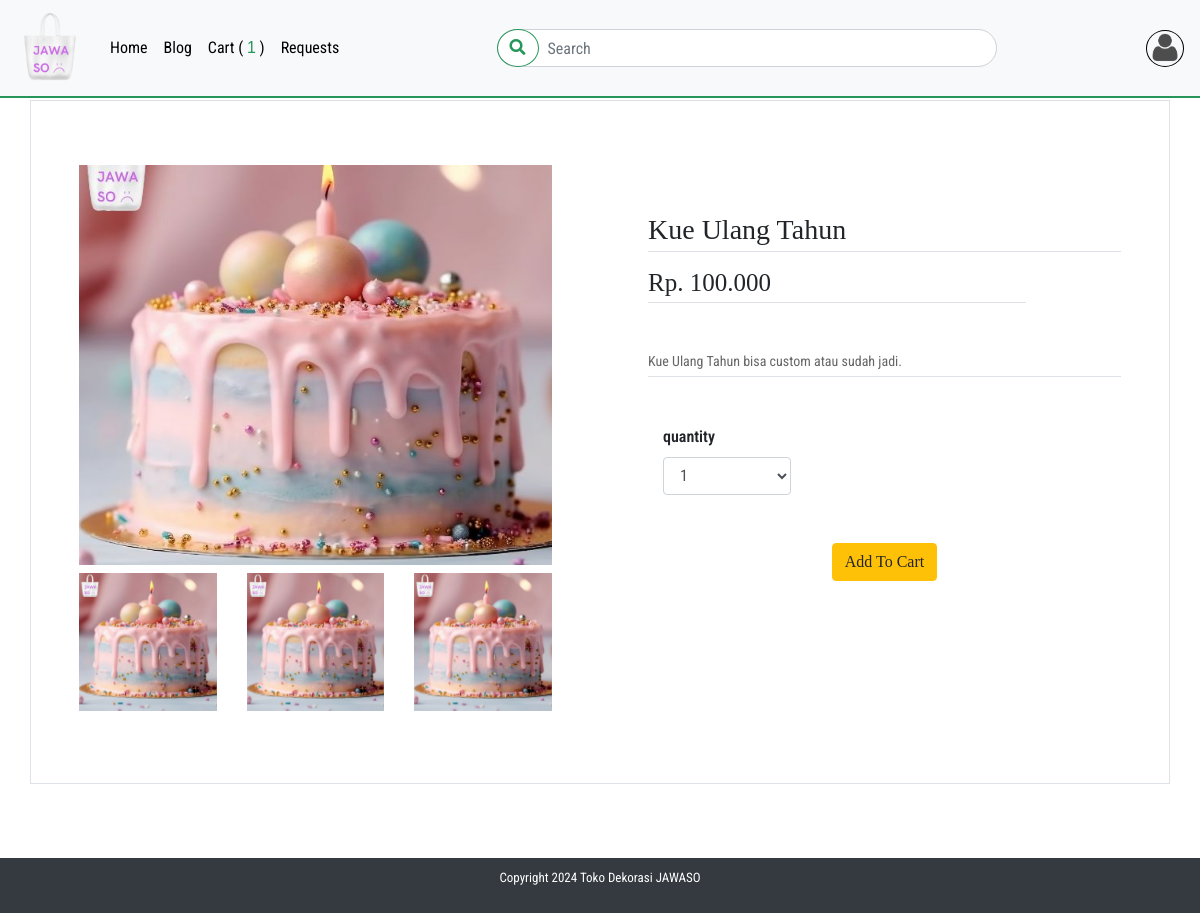
Page /product_profile/profile.php?pId=1 (signed in) on the committed database.
### tables this page shows
CREATE TABLE `customers` (
  `id` int(11) NOT NULL,
  `name` varchar(20) NOT NULL,
  `email` varchar(50) NOT NULL,
  `password` varchar(12) NOT NULL,
  `phone` varchar(12) NOT NULL,
  `address` varchar(256) NOT NULL,
  `image_user` text DEFAULT 'pp.png',
  `tgl_lahir` date DEFAULT NULL
);

CREATE TABLE `product` (
  `id` int(11) NOT NULL,
  `image` text NOT NULL,
  `image2` text NOT NULL,
  `image3` text NOT NULL,
  `title` varchar(50) NOT NULL,
  `descriptions` varchar(255) NOT NULL,
  `price` int(11) NOT NULL,
  `categoryId` int(11) NOT NULL,
  `stok` int(11) NOT NULL
);

### init.php (called while the page is built)
<?php
$root_path = "/serkom";

### product_profile/profile.php (the view, shortened to what this page needs)
<?php
include_once  "../init.php";
include "../genral/config.php";
include "../genral/functions.php";
if(isset($_GET['pId'])){
    $id = $_GET['pId'];
    $select = "SELECT * FROM product where id = $id";
    $sr = mysqli_query($connectSQL , $select);
    $row = mysqli_fetch_assoc($sr);
    $namePro = $row['title'];
    $descriptionsyR = $row['descriptions'];
    $imageR = $row['image'];
    $imageR2 = $row['image2'];
    $imageR3 = $row['image3'];
    $priceR = number_format($row['price'], 0, ',', '.');
    }
    include "../shared/header.php";
 include "../shared/nav.php";
?>
<div class="Product_profile">
    <div class="container py-3 border mb-4">
        <div class="row">
            <div class="col-md-6 p-md-5">
            <div class="collection-image gallery">
        <div class="row"  >
          <div class="col-12 ">
              <img class="image_top" src="../dashboard/product/upload/<?php echo $imageR ?>" alt="image">
          </div>
          <div class="col-4 py-2">
            <img src="../dashboard/product/upload/<?php echo $imageR ?>" alt="image">
          </div>
          <div class="col-4 py-2">
            <img src="../dashboard/product/upload/<?php echo $imageR2 ?>" alt="image">
          </div>
          <div class="col-4 py-2">
            <img src="../dashboard/product/upload/<?php echo $imageR3 ?>" alt="image">
          </div>
        </div>
      </div>
            </div>
                <div class="col-md-6 p-md-5">
                    <h3 class='mt-5 border-bottom  pb-1'><?php echo $namePro ;?></h3>
                    <h4 class='my-3 border-bottom  pb-1'><?php echo "Rp. " . $priceR; ?></h4>
                    <p class='my-5 border-bottom pb-1'><?php echo $descriptionsyR ;?></p>
                    <form method="POST">
                    <div class="form-group col-md-4">
                            <label for="inputcategory">quantity</label>
                            <select class="form-control" name="quantity">
                            <?php for($i = 1;$i <=6 ; $i++){?>
                                <option value="<?php echo $i ?>"><?php echo $i ?></option>
                                <?php }?>
                            </select>
                    </div>
                    <div class="text-center form-group mt-5">
                        <button type="submit" name="send" class="btn btn-warning">Add To Cart</button>
                    </div>
                    </form>
                </div>
            </div>
        </div>
    </div>
<?php include "../shared/footer.php" ?>

### shared/nav.php (shortened to what this page needs)
<?php
$host = "localhost";
$user = "root";
$password= "";
$dbName = "jawaso";
$connectSQL = mysqli_connect($host , $user , $password , $dbName);
if(isset($_SESSION['id'])){
$ccId = $_SESSION['id'];
$slecetOrder = "SELECT * FROM `orders` JOIN `product` , `customers` WHERE customers.id = $ccId AND orders.productId = product.id AND customerId = customers.id";
$sc = mysqli_query($connectSQL ,$slecetOrder);
$numRowOrder = mysqli_num_rows($sc);
}
if(isset($_SESSION['id'])){
$cId = $_SESSION['id'];
$slecetCstum = "SELECT * FROM `customers` WHERE customers.id = $cId ";
$sCstum= mysqli_query($connectSQL ,$slecetCstum);
$rowCstum = mysqli_fetch_assoc($sCstum);
    $image = $rowCstum['image_user'];
}
?>
<nav class="navbar navbar-expand-lg navbar-dark bg-light fixed-top" style="border-bottom: 2px solid #26965A;">
  <a class="navbar-brand" href="<?php echo $root_path ?>/index.php"><img src="<?php echo $root_path ?>/image/p1.png" style="width: 70px;" alt=""></a>
  <div class="collapse navbar-collapse" id="navbarSupportedContent">
    <ul class="navbar-nav mr-auto">
      <li class="nav-item active">
        <a class="nav-link" href="<?php echo $root_path ?>/index.php" style="color: black;" >Home<span class="sr-only">(current)</span></a>
      </li>
      <li class="nav-item">
        <a class="nav-link" href="<?php echo $root_path ?>/blog/blog.php" style="color: black;" >Blog</a>
      </li>
      <?php if(isset($_SESSION['customer'] )) :?>
      <li class="nav-item">
        <a class="nav-link" href="<?php echo $root_path ?>/order/cart.php" style="color: black;" >Cart
        ( <span class='count_cart' style="color: #26965A;"> <?php echo $numRowOrder ;?></span> )</a>
      </li>
      <li class="nav-item">
        <a class="nav-link" href="<?php echo $root_path ?>/customer_requests/customer_requests.php" style="color:black;" >requests</a>
      </li>
      <?php endif; ?>
    </ul>
    <div class="box_srarch">
    <form class="form-inline my-2 my-lg-0"  autocomplete="off" method="GET">
      <input id="search_text" name="search_term" class="form-control w-100" type="text" placeholder="Search" aria-label="Search" style="border-radius: 50px;" >
      <button name="search" class="btn btn-outline-primary my-2 my-sm-0" type="submit" style="border-radius: 50%; border: 1px solid #26965A; color: #26965A; background-color: transparent; transition: background-color 0.3s, color 0.3s, border-color 0.3s;" onmouseover="this.style.backgroundColor='#26965A'; this.style.color='#fff'; this.style.borderColor='#fff';" onmouseout="this.style.backgroundColor='transparent'; this.style.color='#26965A'; this.style.borderColor='#26965A';">
        <i class="fas fa-search"></i>
      </button>
    </form>
      </div>
    <?php if(isset($_SESSION['customer'] )) :?>
      <div class="form-inline my-2 my-lg-0 ml-auto dropdown ">
        <a href="#" role="button" id="dropdownMenuLink" data-toggle="dropdown" aria-expanded="false" style="border: 1px solid black; border-radius: 50%;" >
          <img class='img-logo' src="<?php echo $root_path ?>/user/upload_user_image/<?php echo $image ?>" alt=""></a>
      </div>
    <?php endif; ?>
  </div>
</nav>

### css/main.css (style rules this page uses)
body { font-family: 'Oswald', sans-serif; font-family: 'Playfair Display', serif; font-family: 'Roboto Condensed', sans-serif; }
h1,h2,h3,h4,button { font-family: 'Oswald', sans-serif; font-family: 'Playfair Display', serif; }
label { font-weight: 600; }
.navbar,.landing { text-transform: capitalize; }
.count_cart { color: #ffc107; font-family: 'Trebuchet MS', 'Lucida Sans Unicode', 'Lucida Grande', 'Lucida Sans', Arial, sans-serif; }
.img-logo { height: 35px; border-radius: 50%; }
.box_srarch .form-inline { position: relative; }
.box_srarch .form-inline input { padding-left: 50px; }
.box_srarch .form-inline button { position: absolute; left: 0; }
.Product_profile { padding: 100px 0 50px; min-height: calc(100vh - 55px); }
.collection-image img { width: 100%; height: 100%; object-fit: cover; cursor: pointer; }
.collection-image .image_top { height: 400px; }
.Product_profile h4 { margin-top: 15px; font-size: 25px; width: 80%; }
.Product_profile p { color: #666; font-size: 14px; }

### rows in the picture
customers: image_user (picture)
product: image (picture), image2 (picture), image3 (picture), title "Kue Ulang Tahun", price "100.000", descriptions "Kue Ulang Tahun bisa custom atau sudah jadi."

### other values in the picture
$numRowOrder "1"
form field quantity "1"
